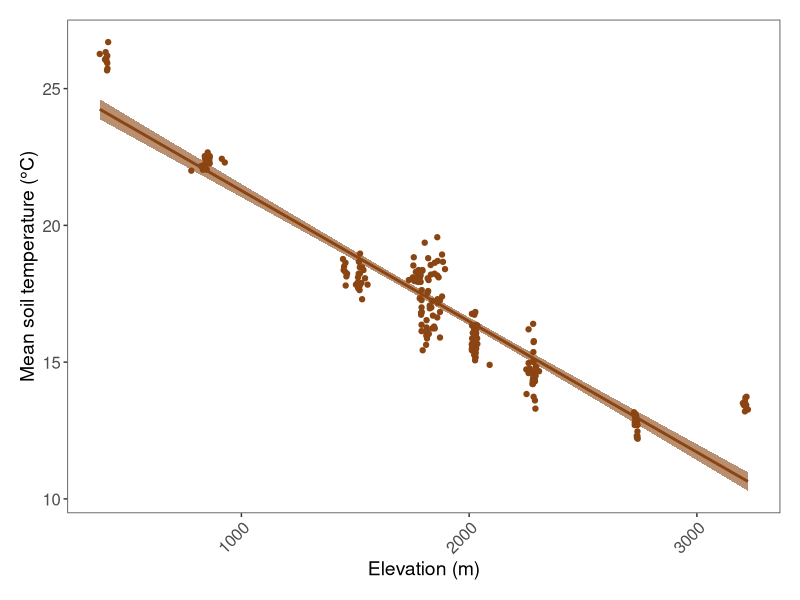

Generate this figure with R:
############################################################
#                                                          #
#      Github practice script  Coding Club 01-03-2017      #
#                                                          #
############################################################

# Samuel Kellerhals
# Making a plot of soil temperature and elevation

# Libraries ----
library(ggplot2)


# Functions ----
# This is a ggplot function for a nice clean theme
# HINT: use this theme when making your plot later on
theme.clean <- function(){
  theme_bw()+
    theme(axis.text.x=element_text(size=12, angle=45, vjust=1, hjust=1),
          axis.text.y=element_text(size=12),
          axis.title.x=element_text(size=14, face="plain"),             
          axis.title.y=element_text(size=14, face="plain"),             
          panel.grid.major.x=element_blank(),                                          
          panel.grid.minor.x=element_blank(),
          panel.grid.minor.y=element_blank(),
          panel.grid.major.y=element_blank(),  
          plot.margin = unit(c(0.5, 0.5, 0.5, 0.5), units = , "cm"),
          plot.title = element_text(size=20, vjust=1, hjust=0.5),
          legend.text = element_text(size=12, face="italic"),          
          legend.title = element_blank(),                              
          legend.position=c(0.9, 0.9))
}

# Load data ----
temp_elevation <- read.csv("temp_elevation.csv")

# Make a plot showing how soil temperature changes with elevation ----
(temp.el <- ggplot (temp_elevation, aes(x = Elevation.m, y = Soil.temp.mean)) +
   geom_point(colour = "#8B4513") +
   geom_smooth(method = lm, colour = "#8B4513", fill = "#8B4513", alpha = 0.6) +
   labs(x = "Elevation (m)", y = "Mean soil temperature (°C)") +
   theme.clean())

# Save your plot in your project directory

# Commit, pull, push!

